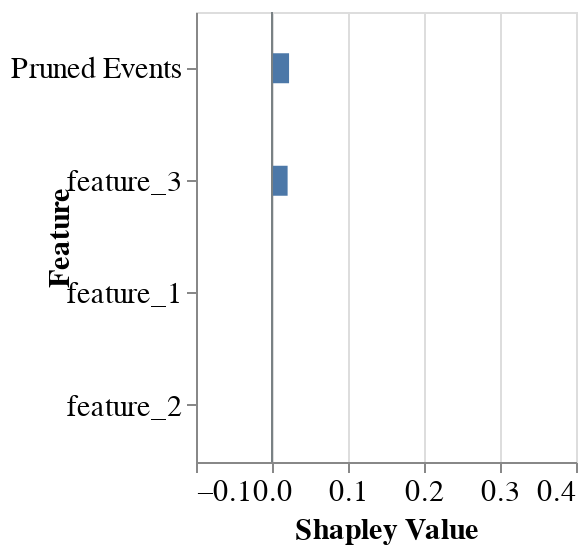

The cell this chart's notebook holds for it:
### Markdown cell above
##### Feature-level explanation

### Code cell
feature_dict = {'rs': 42, 'nsamples': 32000, 'feature_names': model_features}
feature_data = local_feat(f, pos_x_data, feature_dict, positive_sequence_id, sequence_id_feat, average_event, pruning_idx)
feature_plot = plot_feat_barplot(feature_data, feature_dict.get('top_feats'), feature_dict.get('plot_features'))
feature_plot

### Figure 1 — Vega-Lite specification as saved in the notebook (floating-point values rounded to 4 significant figures)
{"config": {"view": {"continuousWidth": 400, "continuousHeight": 300}}, "layer": [{"data": {"name": "data-c62ba987a7978a129a41a0ae4b413757"}, "mark": {"type": "bar", "size": 15, "thickness": 1}, "encoding": {"x": {"axis": {"grid": true, "labelFontSize": 15, "title": "Shapley Value", "titleFontSize": 15}, "field": "Shapley Value", "scale": {"domain": [-0.1, 0.4]}, "type": "quantitative"}, "y": {"axis": {"labelFontSize": 15, "title": "Feature", "titleFontSize": 15, "titleX": -61}, "field": "Feature", "sort": {"field": "sort_col", "order": "descending"}, "type": "nominal"}}}, {"data": {"name": "data-9c00aa9dc2b1c1a0b4bf9b34ead12925"}, "mark": {"type": "rule", "color": "#798184"}, "encoding": {"x": {"field": "x", "type": "quantitative"}}}], "height": 225, "width": 190, "$schema": "https://vega.github.io/schema/vega-lite/v4.17.0.json", "datasets": {"data-c62ba987a7978a129a41a0ae4b413757": [{"Random seed": 42, "NSamples": 32000, "Feature": "feature_1", "Shapley Value": 0.0006464, "sort_col": 0.0006464}, {"Random seed": 42, "NSamples": 32000, "Feature": "feature_2", "Shapley Value": 2.484e-09, "sort_col": 2.484e-09}, {"Random seed": 42, "NSamples": 32000, "Feature": "feature_3", "Shapley Value": 0.02055, "sort_col": 0.02055}, {"Random seed": 42, "NSamples": 32000, "Feature": "Pruned Events", "Shapley Value": 0.02245, "sort_col": 0.02245}], "data-9c00aa9dc2b1c1a0b4bf9b34ead12925": [{"x": 0}]}}
